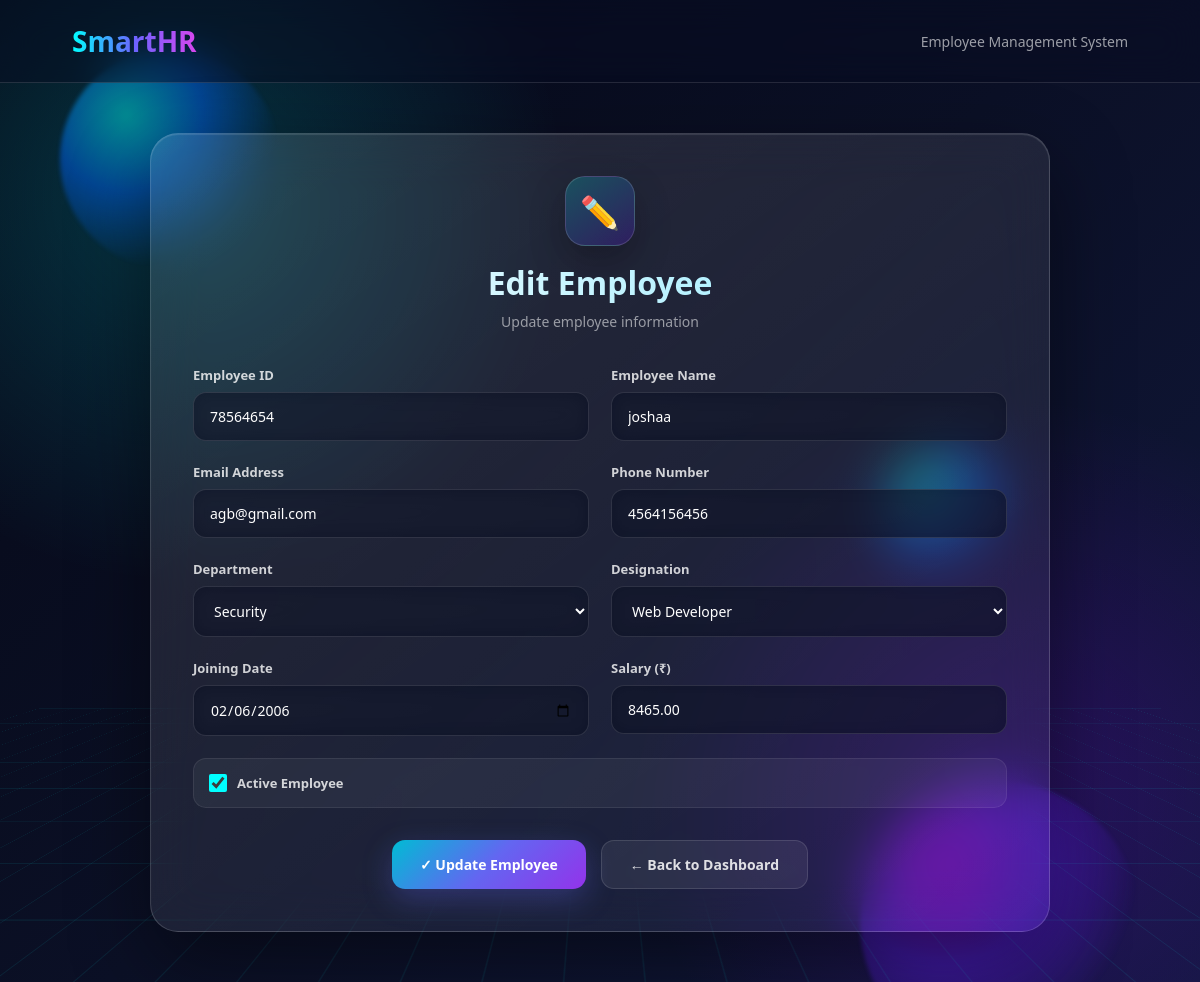
Page /edit/78564654/ (signed in) on the committed database.
### employees/models.py (models this page shows, shortened)
class Employee(models.Model):
    DEPARTMENT_CHOICES = [
        ("HR", "Human Resources"),
        ("IT", "Information Technology"),
        ("Finance", "Finance"),
        ("Accounting", "Accounting"),
        ("Sales", "Sales"),
        ("Marketing", "Marketing"),
        ("Operations", "Operations"),
        ("Administration", "Administration"),
        ("Customer Support", "Customer Support"),
        ("Research & Development", "Research & Development"),
        ("Production", "Production"),
        ("Quality Assurance", "Quality Assurance"),
        ("Legal", "Legal"),
        ("Procurement", "Procurement"),
        ("Supply Chain", "Supply Chain"),
        ("Engineering", "Engineering"),
        ("Design", "Design"),
        ("Security", "Security"),
        ("Management", "Management"),
    ]
    DESIGNATION_CHOICES = [
        ("CEO", "Chief Executive Officer"),
        ("CTO", "Chief Technology Officer"),
        ("CFO", "Chief Financial Officer"),
        ("COO", "Chief Operating Officer"),
        ("HR Manager", "HR Manager"),
        ("HR Executive", "HR Executive"),
        ("HR Assistant", "HR Assistant"),
        ("Project Manager", "Project Manager"),
        ("Team Lead", "Team Lead"),
        ("Software Engineer", "Software Engineer"),
        ("Software Developer", "Software Developer"),
        ("Web Developer", "Web Developer"),
        ("Frontend Developer", "Frontend Developer"),
        ("Backend Developer", "Backend Developer"),
        ("Full Stack Developer", "Full Stack Developer"),
        ("Python Developer", "Python Developer"),
        ("Data Analyst", "Data Analyst"),
        ("Data Scientist", "Data Scientist"),
        ("Business Analyst", "Business Analyst"),
        ("DevOps Engineer", "DevOps Engineer"),
        ("Cloud Engineer", "Cloud Engineer"),
        ("QA Engineer", "QA Engineer"),
        ("System Administrator", "System Administrator"),
        ("UI/UX Designer", "UI/UX Designer"),
        ("Graphic Designer", "Graphic Designer"),
        ("Accountant", "Accountant"),
        ("Finance Manager", "Finance Manager"),
        ("Sales Executive", "Sales Executive"),
        ("Sales Manager", "Sales Manager"),
        ("Marketing Executive", "Marketing Executive"),
        ("Marketing Manager", "Marketing Manager"),
        ("Customer Support Executive", "Customer Support Executive"),
        ("Business Development Executive", "Business Development Executive"),
        ("Operations Manager", "Operations Manager"),
        ("Operations Executive", "Operations Executive"),
        ("Intern", "Intern"),
        ("Trainee", "Trainee"),
    ]
    employee_id = models.CharField(max_length=20, unique=True)
    name = models.CharField(max_length=100)
    email = models.EmailField(unique=True)
    phone = models.CharField(max_length=15)
    department = models.CharField(
        max_length=100,
        choices=DEPARTMENT_CHOICES
    )
    designation = models.CharField(
        max_length=100,
        choices=DESIGNATION_CHOICES
    )
    joining_date = models.DateField()
    salary = models.DecimalField(
        max_digits=10,
        decimal_places=2
    )
    is_active = models.BooleanField(default=True)

### employees/views.py (the view)
# urls.py: path('edit/<str:employee_id>/', views.edit_employee, name='edit_employee'),
@login_required
def edit_employee(request, employee_id):
    if not is_admin(request.user):
        return redirect('dashboard')
    employee = get_object_or_404(
        Employee,
        employee_id=employee_id
    )
    if request.method == 'POST':
        form = EmployeeForm(
            request.POST,
            instance=employee
        )
        if form.is_valid():
            form.save()
            return redirect('dashboard')
    else:
        form = EmployeeForm(
            instance=employee
        )
    return render(
        request,
        'employees/edit_employee.html',
        {
            'form': form,
            'employee': employee
        }
    )

### employees/forms.py
class EmployeeForm(forms.ModelForm):
    class Meta:
        model = Employee
        fields = [
            'employee_id',
            'name',
            'email',
            'phone',
            'department',
            'designation',
            'joining_date',
            'salary',
            'is_active',
        ]
        widgets = {
            'joining_date': forms.DateInput(
                attrs={
                    'type': 'date'
                }
            ),
            'department': forms.Select(
                attrs={
                    'class': 'form-control'
                }
            ),
            'designation': forms.Select(
                attrs={
                    'class': 'form-control'
                }
            ),
        }

### employees/views.py (called while the page is built)
def is_admin(user):
    return user.is_superuser or user.is_staff

### employees/templates/employees/edit_employee.html (shortened to what this page needs)
<!DOCTYPE html>
<html lang="en">
<head>
</head>
<body>
    <div class="background">
        <div class="orb orb1"></div>
        <div class="orb orb2"></div>
        <div class="orb orb3"></div>
        <div class="grid"></div>
    </div>
    <nav class="navbar">
        <div class="logo">
        </div>
        <div class="nav-text">
            Employee Management System
        </div>
    </nav>
    <main class="main">
        <div class="card">
            <div class="header">
                <div class="icon">
                    ✏️
                </div>
                <h1>
                </h1>
                <p>
                    Update employee information
                </p>
            </div>
            <form method="POST">
                <div class="form-grid">
                    <div class="field">
                        <label>
                            Employee ID
                        </label>
                        <input
                            type="text"
                            value="{{ employee.employee_id }}"
                            disabled
                        >
                    </div>
                    <div class="field">
                        <label>
                            Employee Name
                        </label>
                        {{ form.name }}
                    </div>
                    <div class="field">
                        <label>
                            Email Address
                        </label>
                        {{ form.email }}
                    </div>
                    <div class="field">
                        <label>
                            Phone Number
                        </label>
                        {{ form.phone }}
                    </div>
                    <div class="field">
                        <label>
                            Department
                        </label>
                        {{ form.department }}
                    </div>
                    <div class="field">
                        <label>
                            Designation
                        </label>
                        {{ form.designation }}
                    </div>
                    <div class="field">
                        <label>
                            Joining Date
                        </label>
                        {{ form.joining_date }}
                    </div>
                    <div class="field">
                        <label>
                            Salary (₹)
                        </label>
                        {{ form.salary }}
                    </div>
                    <div class="active-box">
                        {{ form.is_active }}
                        <label>
                            Active Employee
                        </label>
                    </div>
                </div>
                <div class="buttons">
                    <button
                        type="submit"
                        class="update"
                    >
                        ✓ Update Employee
                    </button>
                    <button
                        type="button"
                        class="back"
                        onclick="window.location.href='{% url 'dashboard' %}'"
                    >
                        ← Back to Dashboard
                    </button>
                </div>
            </form>
        </div>
    </main>
</body>
</html>

### employees/templates/employees/edit_employee.html (style rules this page uses)
* { margin: 0; padding: 0; box-sizing: border-box; font-family: "Segoe UI", Arial, sans-serif; }
body { min-height: 100vh; color: white; overflow-x: hidden; background: radial-gradient(circle at 15% 20%, rgba(0,255,255,.18), transparent 30%), radial-gradient(circle at 85% 80%, rgba(140,0,255,.20), transparent 30%), linear-gradient(135deg, #050816, #0b1026, #11183d); }
.background { position: fixed; inset: 0; overflow: hidden; z-index: -1; perspective: 1000px; }
.orb { position: absolute; border-radius: 50%; filter: blur(2px); opacity: .45; animation: float 9s ease-in-out infinite; }
.orb1 { width: 220px; height: 220px; top: 5%; left: 5%; background: radial-gradient(circle at 30% 30%, #00ffff, #0066ff, transparent 70%); }
.orb2 { width: 280px; height: 280px; bottom: -80px; right: 5%; background: radial-gradient(circle at 30% 30%, #c000ff, #651fff, transparent 70%); animation-delay: 2s; }
.orb3 { width: 140px; height: 140px; top: 45%; right: 15%; background: radial-gradient(circle at 30% 30%, #00ff99, #0066ff, transparent 70%); animation-delay: 4s; }
.grid { position: absolute; width: 160%; height: 60%; left: -30%; bottom: -15%; transform: perspective(600px) rotateX(65deg); background-image: linear-gradient( rgba(0,255,255,.08) 1px, transparent 1px ), linear-gradient( 90deg, rgba(0,255,255,.08) 1px, transparent 1px ); background-size: 55px 55px; animation: gridMove 8s linear infinite; }
.navbar { padding: 22px 6%; display: flex; justify-content: space-between; align-items: center; background: rgba(8,13,35,.45); backdrop-filter: blur(18px); border-bottom: 1px solid rgba(255,255,255,.12); }
.logo { font-size: 28px; font-weight: 800; background: linear-gradient( 90deg, #00ffff, #6c63ff, #d946ef ); -webkit-background-clip: text; color: transparent; }
.nav-text { color: rgba(255,255,255,.6); font-size: 14px; }
.main { min-height: calc(100vh - 80px); display: flex; justify-content: center; align-items: center; padding: 50px 20px; }
.card { width: 100%; max-width: 900px; padding: 42px; background: linear-gradient( 145deg, rgba(255,255,255,.12), rgba(255,255,255,.04) ); border: 1px solid rgba(255,255,255,.16); border-radius: 28px; backdrop-filter: blur(25px); box-shadow: 0 30px 80px rgba(0,0,0,.45), inset 0 1px 1px rgba(255,255,255,.12); position: relative; overflow: hidden; animation: cardAppear 1s ease; }
.header { text-align: center; margin-bottom: 35px; }
.icon { width: 70px; height: 70px; margin: auto auto 15px; display: flex; justify-content: center; align-items: center; border-radius: 20px; font-size: 32px; background: linear-gradient( 145deg, rgba(0,255,255,.20), rgba(100,0,255,.20) ); border: 1px solid rgba(255,255,255,.15); box-shadow: 0 15px 35px rgba(0,0,0,.25); }
h1 { font-size: 32px; background: linear-gradient( 90deg, white, #8be9ff ); -webkit-background-clip: text; color: transparent; margin-bottom: 8px; }
.header p { color: rgba(255,255,255,.55); font-size: 14px; }
.form-grid { display: grid; grid-template-columns: 1fr 1fr; gap: 22px; position: relative; z-index: 2; }
.field { display: flex; flex-direction: column; }
label { margin-bottom: 8px; font-size: 13px; font-weight: 600; color: rgba(255,255,255,.8); }
input, select { width: 100%; padding: 14px 16px; border-radius: 13px; border: 1px solid rgba(255,255,255,.12); outline: none; color: white; background: rgba(5,10,30,.60); backdrop-filter: blur(10px); font-size: 14px; transition: .3s; }
input::placeholder { color: rgba(255,255,255,.32); }
select { cursor: pointer; }
select option { background: #111936; color: white; }
.active-box { grid-column: 1 / -1; display: flex; align-items: center; gap: 10px; padding: 15px; border-radius: 13px; background: rgba(255,255,255,.05); border: 1px solid rgba(255,255,255,.08); }
.active-box input { width: 18px; height: 18px; accent-color: #00ffff; transform: none; }
.active-box label { margin: 0; }
.buttons { margin-top: 32px; display: flex; justify-content: center; gap: 15px; }
button { border: none; padding: 14px 28px; border-radius: 13px; font-size: 14px; font-weight: 700; cursor: pointer; transition: .35s; }
.update { color: white; background: linear-gradient( 135deg, #00bcd4, #6366f1, #9333ea ); box-shadow: 0 10px 30px rgba(99,102,241,.30); }
.back { color: rgba(255,255,255,.85); background: rgba(255,255,255,.07); border: 1px solid rgba(255,255,255,.12); }

### rows in the picture
Employee: employee_id "78564654", name "joshaa", email "agb@gmail.com", phone "4564156456", department "Security", designation "Web Developer", joining_date "02/06/2006", salary "8465.00", is_active "☑"
